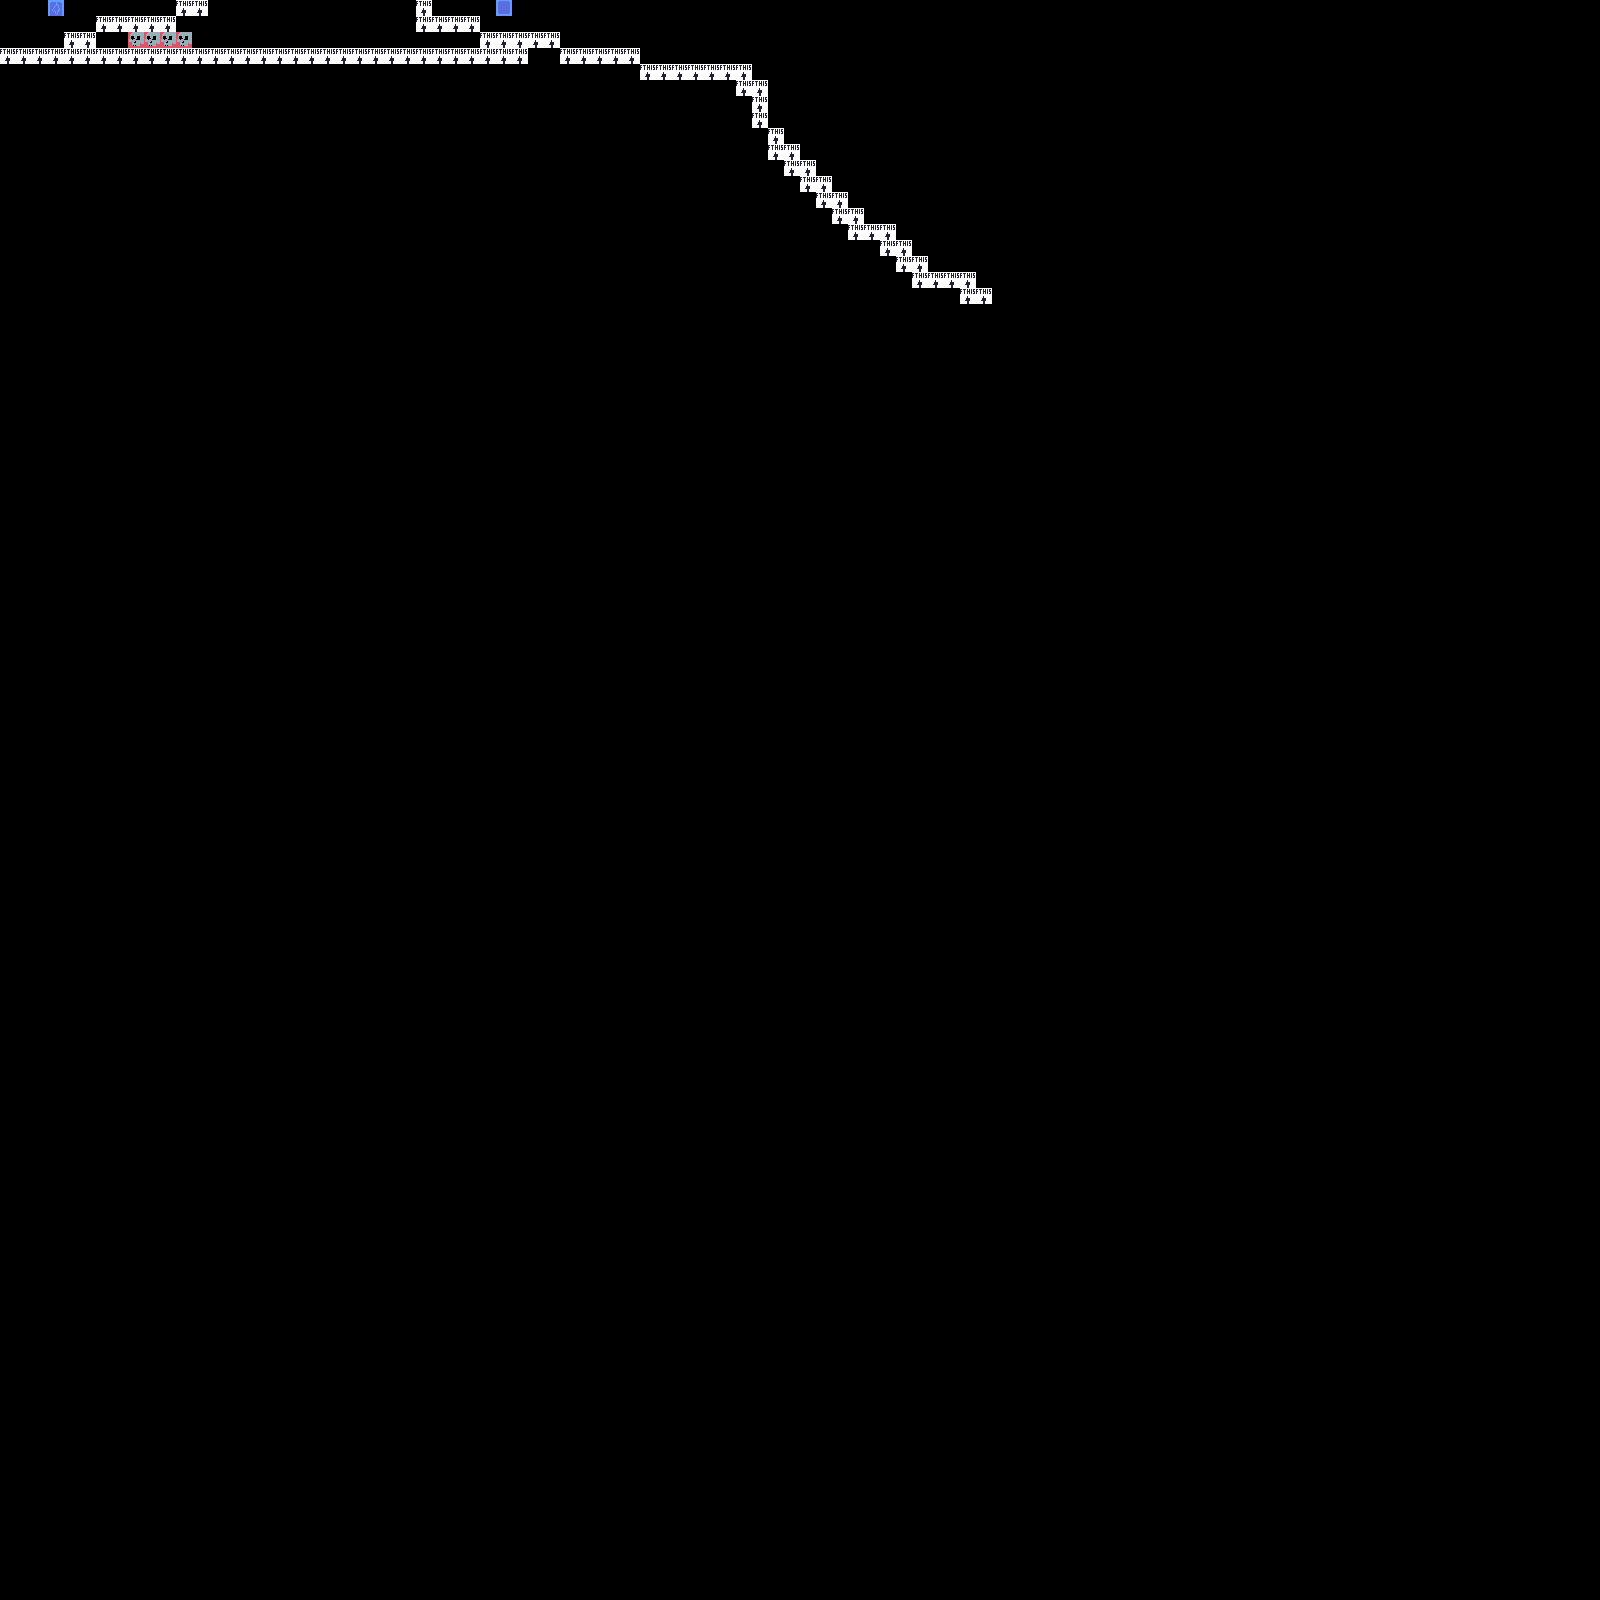

This game map was drawn from its Tiled (.tmx) file and the tilesets committed beside it. A one-line description and the trimmed map source follow:
An orthogonal 100x100 tile map with 16x16 px tiles, 3 tile layers (0, 1, 2).

<map version="1.10" tiledversion="1.10.1" orientation="orthogonal" renderorder="right-down" width="100" height="100" tilewidth="16" tileheight="16" infinite="0" nextlayerid="4" nextobjectid="1">
 <editorsettings>
  <export target="../../../../java/2.5dgame/src/world/worldres/mapData/level.csv" format="csv" />
 </editorsettings>
 <tileset firstgid="1" source="prototype.tsx" />
 <layer id="2" name="0" width="100" height="100">
  <data>[10000 cells, 13 non-empty, 1 distinct tile ids]</data>
 </layer>
 <layer id="1" name="1" width="100" height="100">
  <data>[10000 cells, 39 non-empty, 4 distinct tile ids]</data>
 </layer>
 <layer id="3" name="2" width="100" height="100">
  <data>[10000 cells, 50 non-empty, 1 distinct tile ids]</data>
 </layer>
</map>
